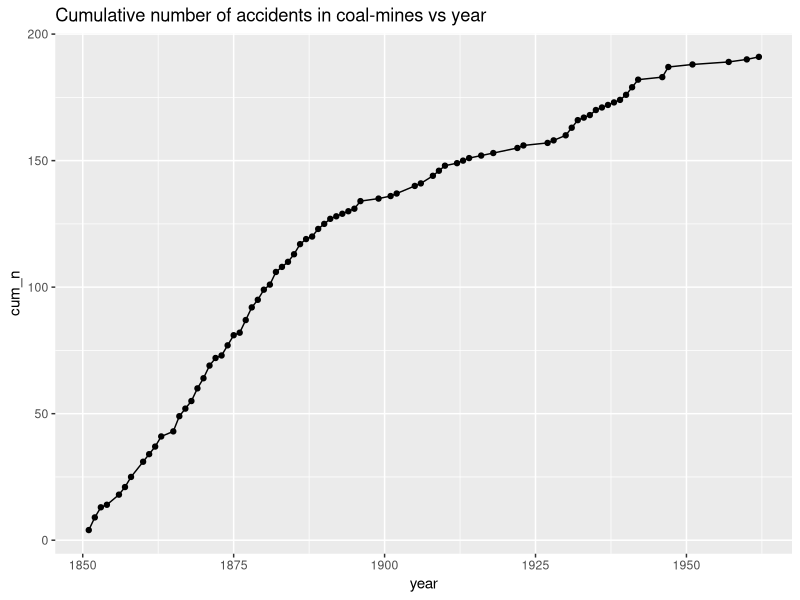

Recreate this plot in R.
## ---- chunk 1
# Load the coal-mining data set in the variable `coal`
# The first and last records in the variable is the
# start and end dates respectively
library(boot)

# List all other used library here in the preamble
library(ggplot2)
library(dplyr)
## ---- chunk 2
coal_by_year <- data.frame(year=as.integer(coal$date))  %>% count(year)
coal_by_year$cum_n <- cumsum(coal_by_year$n)
ggplot(data=coal_by_year, aes(x=year, y=cum_n, group=1)) +
  geom_line() +
  geom_point() +
  ggtitle("Cumulative number of accidents in coal-mines vs year")
